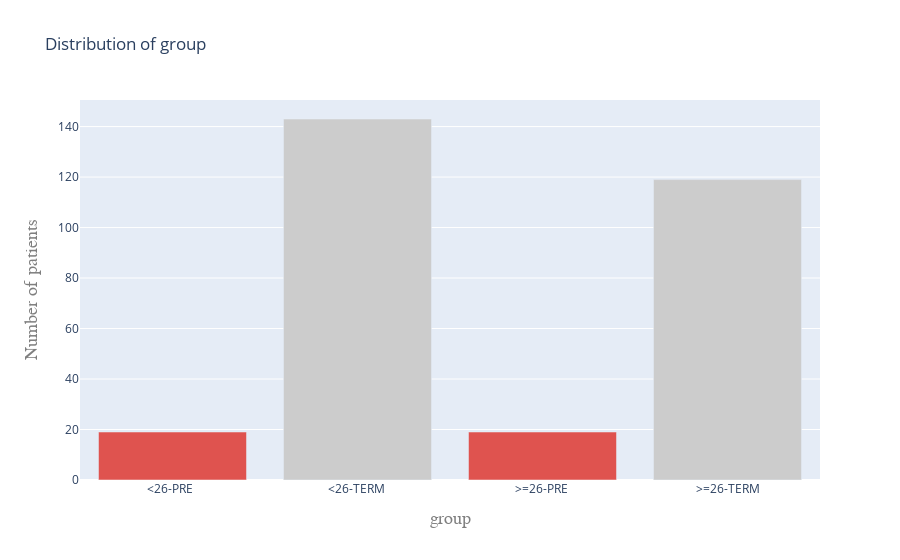
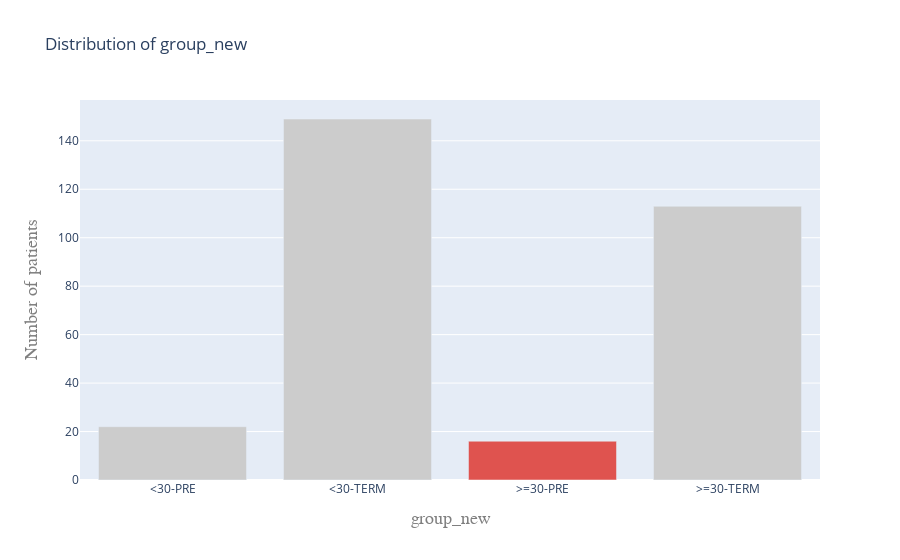
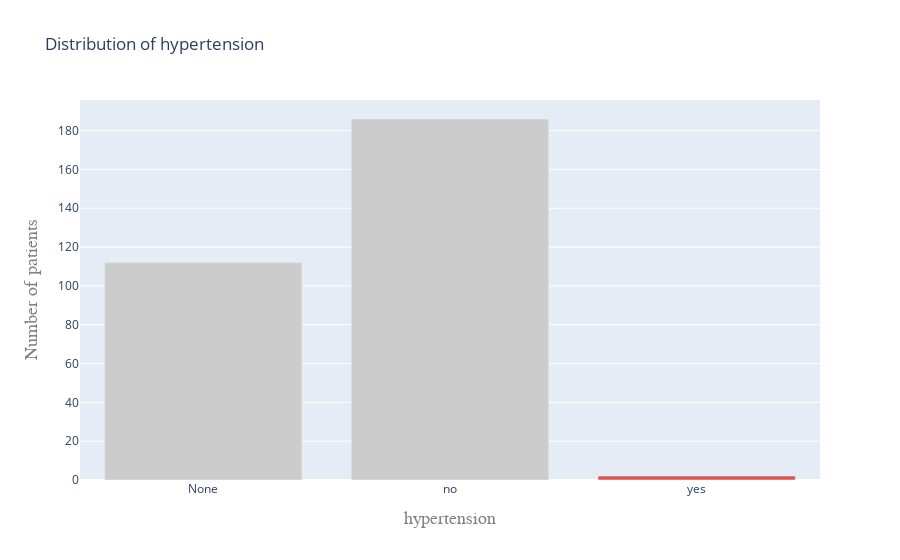
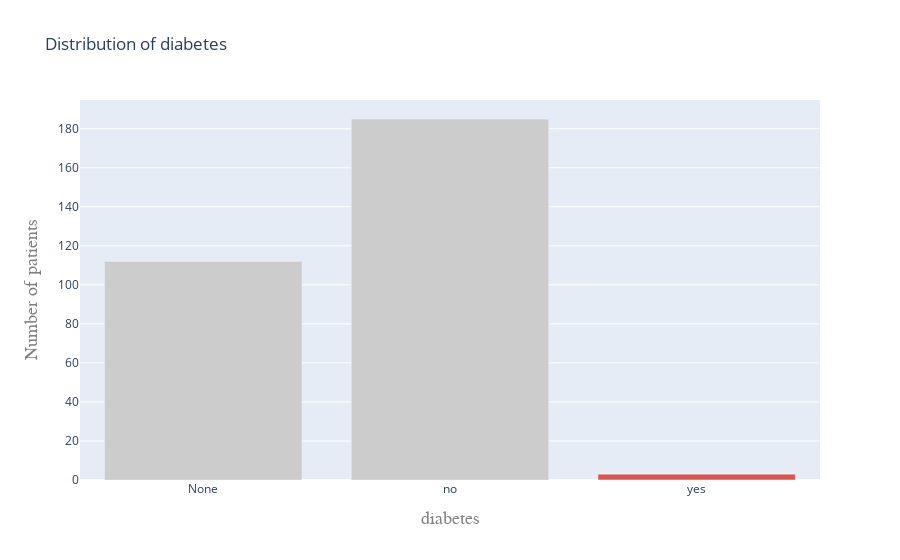

Notebook cell for these charts, in order:
### Code cell
categorical_features = ['group', 'group_new', c.HYPERTENSION_NAME, c.DIABETES_NAME, c.PLACENTAL_NAME,
                            c.BLEEDING_FIRST_TRI_NAME, c.BLEEDING_SEC_TRI_NAME,
                            c.FUNNELING_NAME, c.SMOKER_NAME, 'parity']

for cat_feature in categorical_features:
    plot_distribution_feature(df_static_information, f'{cat_feature}', categorical=True)

### Figure 1 — Plotly figure (JSON) as saved in the notebook; plotly's stock layout.template omitted (floating-point values rounded to 4 significant figures)
{"data": [{"marker": {"color": ["rgba(222,45,38,0.8)", "rgba(204,204,204,1)", "rgba(222,45,38,0.8)", "rgba(204,204,204,1)"]}, "type": "bar", "x": [" <26-PRE   ", " <26-TERM  ", " >=26-PRE  ", " >=26-TERM "], "y": [19, 143, 19, 119]}], "layout": {"title": {"text": "Distribution of group"}, "xaxis": {"title": {"font": {"color": "#7f7f7f", "family": "Courier New, monospace", "size": 18}, "text": "group"}}, "yaxis": {"title": {"font": {"color": "#7f7f7f", "family": "Courier New, monospace", "size": 18}, "text": "Number of patients"}}}}

### Figure 2 — Plotly figure (JSON) as saved in the notebook; plotly's stock layout.template omitted (floating-point values rounded to 4 significant figures)
{"data": [{"marker": {"color": ["rgba(204,204,204,1)", "rgba(204,204,204,1)", "rgba(222,45,38,0.8)", "rgba(204,204,204,1)"]}, "type": "bar", "x": ["<30-PRE", "<30-TERM", ">=30-PRE", ">=30-TERM"], "y": [22, 149, 16, 113]}], "layout": {"title": {"text": "Distribution of group_new"}, "xaxis": {"title": {"font": {"color": "#7f7f7f", "family": "Courier New, monospace", "size": 18}, "text": "group_new"}}, "yaxis": {"title": {"font": {"color": "#7f7f7f", "family": "Courier New, monospace", "size": 18}, "text": "Number of patients"}}}}

### Figure 3 — Plotly figure (JSON) as saved in the notebook; plotly's stock layout.template omitted (floating-point values rounded to 4 significant figures)
{"data": [{"marker": {"color": ["rgba(204,204,204,1)", "rgba(204,204,204,1)", "rgba(222,45,38,0.8)"]}, "type": "bar", "x": ["None", "no", "yes"], "y": [112, 186, 2]}], "layout": {"title": {"text": "Distribution of hypertension"}, "xaxis": {"title": {"font": {"color": "#7f7f7f", "family": "Courier New, monospace", "size": 18}, "text": "hypertension"}}, "yaxis": {"title": {"font": {"color": "#7f7f7f", "family": "Courier New, monospace", "size": 18}, "text": "Number of patients"}}}}

### Figure 4 — Plotly figure (JSON) as saved in the notebook; plotly's stock layout.template omitted (floating-point values rounded to 4 significant figures)
{"data": [{"marker": {"color": ["rgba(204,204,204,1)", "rgba(204,204,204,1)", "rgba(222,45,38,0.8)"]}, "type": "bar", "x": ["None", "no", "yes"], "y": [112, 185, 3]}], "layout": {"title": {"text": "Distribution of diabetes"}, "xaxis": {"title": {"font": {"color": "#7f7f7f", "family": "Courier New, monospace", "size": 18}, "text": "diabetes"}}, "yaxis": {"title": {"font": {"color": "#7f7f7f", "family": "Courier New, monospace", "size": 18}, "text": "Number of patients"}}}}
